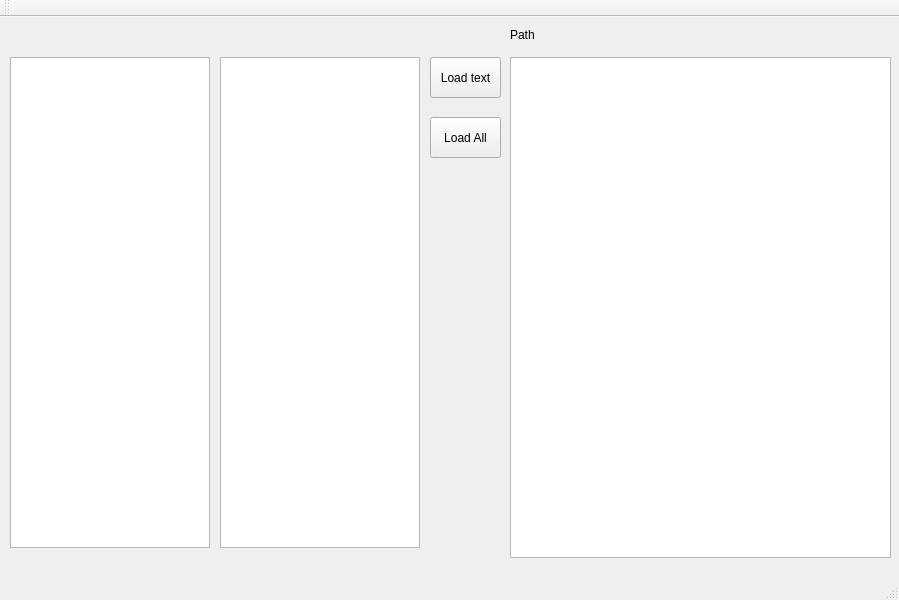
<?xml version="1.0" encoding="UTF-8"?>
<ui version="4.0">
 <class>MainWindow</class>
 <widget class="QMainWindow" name="MainWindow">
  <property name="geometry">
   <rect>
    <x>0</x>
    <y>0</y>
    <width>899</width>
    <height>600</height>
   </rect>
  </property>
  <property name="windowTitle">
   <string>MainWindow</string>
  </property>
  <widget class="QWidget" name="centralWidget">
   <widget class="QTextBrowser" name="textBrowser">
    <property name="geometry">
     <rect>
      <x>510</x>
      <y>40</y>
      <width>381</width>
      <height>501</height>
     </rect>
    </property>
   </widget>
   <widget class="QTreeView" name="treeView">
    <property name="geometry">
     <rect>
      <x>10</x>
      <y>40</y>
      <width>200</width>
      <height>491</height>
     </rect>
    </property>
    <property name="horizontalScrollBarPolicy">
     <enum>Qt::ScrollBarAlwaysOff</enum>
    </property>
   </widget>
   <widget class="QPushButton" name="pushButton">
    <property name="geometry">
     <rect>
      <x>430</x>
      <y>100</y>
      <width>71</width>
      <height>41</height>
     </rect>
    </property>
    <property name="text">
     <string>Load All</string>
    </property>
   </widget>
   <widget class="QPushButton" name="pushButton_loadText">
    <property name="geometry">
     <rect>
      <x>430</x>
      <y>40</y>
      <width>71</width>
      <height>41</height>
     </rect>
    </property>
    <property name="text">
     <string>Load text</string>
    </property>
   </widget>
   <widget class="QTreeView" name="treeView_file">
    <property name="geometry">
     <rect>
      <x>220</x>
      <y>40</y>
      <width>200</width>
      <height>491</height>
     </rect>
    </property>
    <property name="horizontalScrollBarPolicy">
     <enum>Qt::ScrollBarAlwaysOff</enum>
    </property>
   </widget>
   <widget class="QLabel" name="label_Path">
    <property name="geometry">
     <rect>
      <x>510</x>
      <y>10</y>
      <width>381</width>
      <height>16</height>
     </rect>
    </property>
    <property name="text">
     <string>Path</string>
    </property>
   </widget>
  </widget>
  <widget class="QMenuBar" name="menuBar">
   <property name="geometry">
    <rect>
     <x>0</x>
     <y>0</y>
     <width>899</width>
     <height>21</height>
    </rect>
   </property>
  </widget>
  <widget class="QToolBar" name="mainToolBar">
   <attribute name="toolBarArea">
    <enum>TopToolBarArea</enum>
   </attribute>
   <attribute name="toolBarBreak">
    <bool>false</bool>
   </attribute>
  </widget>
  <widget class="QStatusBar" name="statusBar"/>
 </widget>
 <layoutdefault spacing="6" margin="11"/>
 <resources/>
 <connections/>
 <slots>
  <slot>on_LoadFile()</slot>
 </slots>
</ui>
